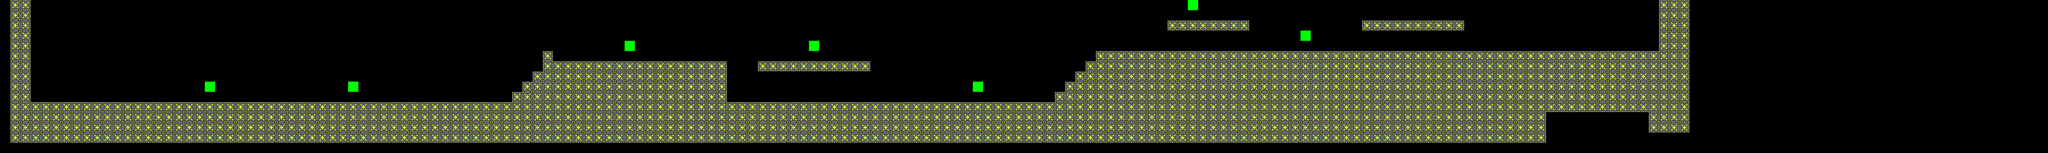

This is a level from a 2D game, rendered from its Tiled map with the project's own tilesets. A one-line summary and the map file follow, with tile-layer data summarised:
An orthogonal 200x15 tile map with 32x32 px tiles, 1 tile layer (Tile Layer 1).

<map version="1.0" orientation="orthogonal" width="200" height="15" tilewidth="32" tileheight="32">
 <tileset firstgid="1" name="Bloack tileset" tilewidth="32" tileheight="32">
  <image source="../Bloack tileset2.png" width="64" height="96" />
 </tileset>
 <layer name="Tile Layer 1" width="200" height="15">
  <data>[3000 cells, 1073 non-empty, 3 distinct tile ids]</data>
 </layer>
</map>